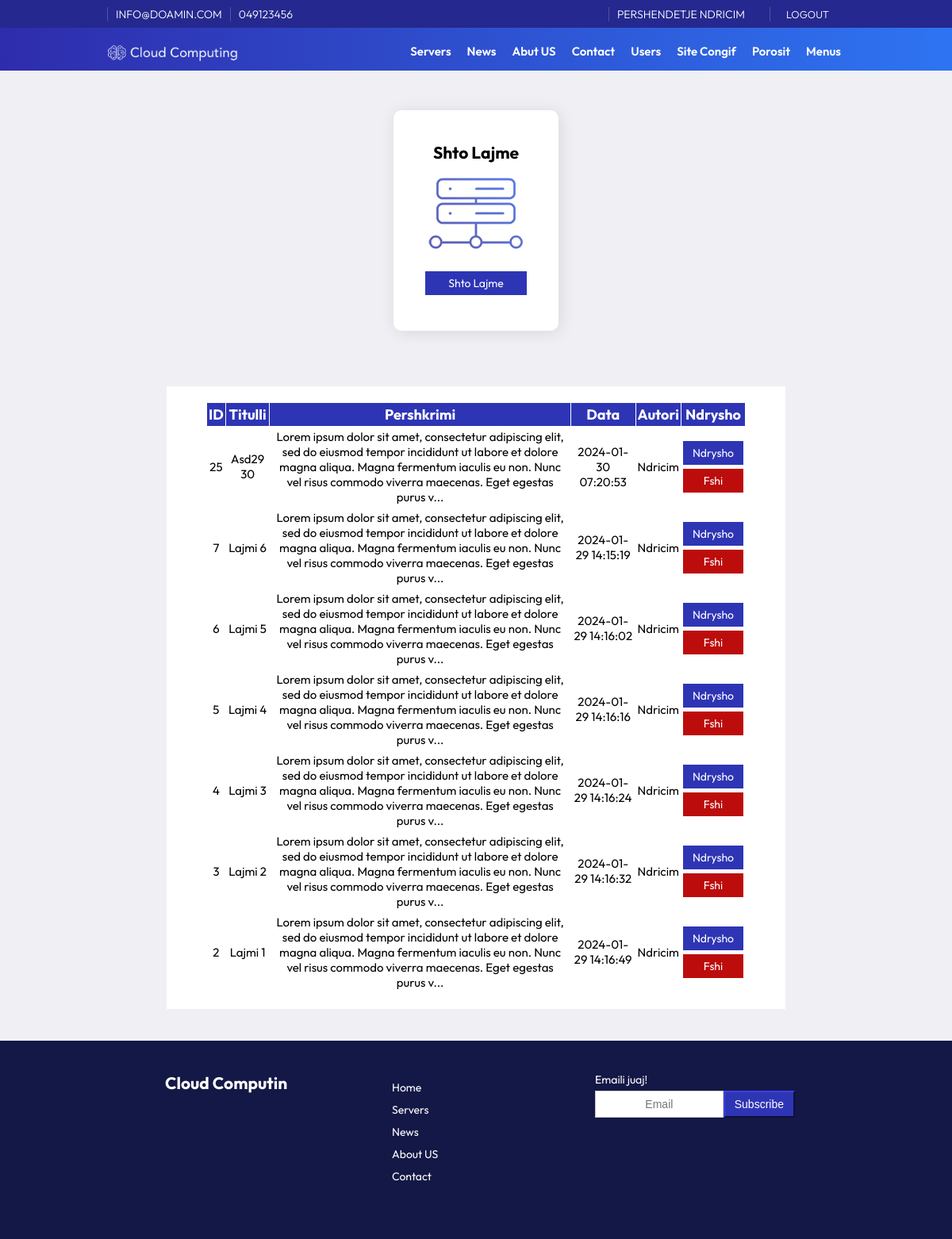
Page /admin/news.php (signed in) on the committed database.
### tables this page shows
CREATE TABLE `configs` (
  `id` int(11) NOT NULL,
  `emri` varchar(255) NOT NULL,
  `vlera` text NOT NULL
);

CREATE TABLE `users` (
  `id` int(11) NOT NULL,
  `emri` varchar(255) NOT NULL,
  `mbiemri` varchar(255) NOT NULL,
  `username` varchar(255) NOT NULL,
  `password` varchar(255) NOT NULL,
  `email` varchar(255) NOT NULL,
  `role` varchar(50) NOT NULL,
  `kycja` text NOT NULL
);

CREATE TABLE `news` (
  `id` int(11) NOT NULL,
  `Titulli` varchar(255) NOT NULL,
  `Pershkrimi` text DEFAULT NULL,
  `foto` varchar(255) NOT NULL,
  `Data` timestamp NOT NULL DEFAULT current_timestamp() ON UPDATE current_timestamp(),
  `autori` varchar(255) NOT NULL
);

CREATE TABLE `menu` (
  `id` int(11) NOT NULL,
  `Emri` varchar(255) NOT NULL,
  `vlera` varchar(255) NOT NULL,
  `renditja` int(11) NOT NULL,
  `autori` varchar(255) NOT NULL,
  `Data` datetime NOT NULL DEFAULT current_timestamp() ON UPDATE current_timestamp()
);

### assets/config/config.php (called while the page is built, shortened)
<?php
class Database {
    private $host = "localhost";
    private $username = "root";
    private $password = "";
    private $database = "CloudComputing";
    public function __construct() {
        $this->conn = new mysqli($this->host, $this->username, $this->password, $this->database);
    }
}
?>

### assets/config/functions.php (called while the page is built, shortened)
<?php
include_once 'config.php';
$db = new Database();
class SiteConfigs {
    private $db;
    public function __construct($db) {
        $this->db = $db;
    }
    public function readConfig($emri) {
        $defaultValue = 'Not Available';
        $query = "SELECT vlera FROM configs WHERE emri = '$emri' LIMIT 1";
        $result = $this->db->conn->query($query);
        if ($result->num_rows > 0) {
            $configs = $result->fetch_assoc();
            return $configs['vlera'];
        }
        return $defaultValue;
    }
}
$configs = new SiteConfigs($db);
?>

### assets/config/user.php (called while the page is built, shortened)
<?php
class User {
    private $db;
    public function __construct($db) {
        $this->db = $db;
    }
    public function checkUserRole($id) {
        $query = "SELECT role FROM users WHERE id = $id";
        $result = $this->db->conn->query($query);
        if ($result->num_rows > 0) {
            $user = $result->fetch_assoc();
            return $user['role'];
        }
        return false;
    }
        public function readEmri($emri, $id) {
            $query = "SELECT $emri FROM users WHERE id = $id";
            $result = $this->db->conn->query($query);
            if ($result->num_rows > 0) {
                $user = $result->fetch_assoc();
                return $user[$emri];
            }
            return false;
        }
}
?>

### assets/config/news.php (called while the page is built, shortened)
<?php
class News {
    private $db;
    public function __construct($db) {
        $this->db = $db;
    }
    public function readAllNews() {
        $query = "SELECT * FROM news ORDER BY id DESC";
        $result = $this->db->conn->query($query);
        return $result->fetch_all(MYSQLI_ASSOC);
    }
}
?>

### assets/config/menu.php (called while the page is built, shortened)
<?php
class Menu {
    private $db;
    public function __construct($db) {
        $this->db = $db;
    }
    public function readAllMenu() {
        $query = "SELECT * FROM menu ORDER BY renditja ASC";
        $result = $this->db->conn->query($query);
        return $result->fetch_all(MYSQLI_ASSOC);
    }
}
?>

### admin/news.php (the view, shortened to what this page needs)
<?php
include_once '../assets/config/config.php';
include_once '../assets/config/functions.php';
include_once '../assets/config/News.php';
include_once '../assets/config/menu.php';
include_once '../assets/config/user.php';
$db = new Database();
$news = new News($db);
$allNews = $news->readAllNews();
?>
<!DOCTYPE html>
<html lang="en">
<head>
    <link rel="stylesheet" href="../assets/css/style.css">
    <link rel="stylesheet" href="https://cdnjs.cloudflare.com/ajax/libs/font-awesome/4.7.0/css/font-awesome.min.css">
</head>
<body>
    <div class="container front-page">
        <?php include "header.php" ?>
        <div class="feature">
            <div class="featurediv width65">
                <div class="featureitem">
                <h2>Shto Lajme</h2>
                    <img src="../assets/imgs/icon1.png" alt="">
                    <a class="btn btn-block btn-mir" href="news_post.php">Shto Lajme</a>
                </div>
            </div>
        </div>
        <div class="articels width65">
            <div class="table-wrapper">
                <table class="serverat">
                    <thead>
                        <tr>
                            <th>ID</th>
                            <th>Titulli</th>
                            <th>Pershkrimi</th>
                            <th>Data</th>
                            <th>Autori</th>
                            <th>Ndrysho</th>
                        </tr>
                    </thead>
                    <tbody>
                        <?php foreach ($allNews as $news): ?>
                        <tr>
                            <td><?php echo $news['id']; ?></td>
                            <td><?php echo $news['Titulli']; ?></td>
                            <td><?php echo mb_strimwidth($news['Pershkrimi'], 0, 220, '...');  ?></td>
                            <td><?php echo $news['Data']; ?></td>
                            <td><?php echo $news['autori']; ?></td>
                            <td>
                                <a class="btn btn-mir" href="news_update.php?id=<?php echo $news['id']; ?>">Ndrysho</a>
                                <a class="btn btn-keq" href="delete_news.php?id=<?php echo $news['id']; ?>">Fshi</a>
                            </td>
                        </tr>
                        <?php endforeach; ?>
                </table>
            </div>
        </div>
        <?php include "../footer.php" ?>
    </div>
</body>
</html>

### admin/header.php (shortened to what this page needs)
<?php
$db = new Database();
$menu = new Menu($db);
$allMenu = $menu->readAllMenu();
if (isset($_SESSION['user_id'])) {
$user = new User($db);
} else {
};
?>
   <header>
            <div class="topnav">
                <div class="container width80">
                    <div class="topnavl">
                        <div class="topbarw">
                            <p><?php echo $configs->readConfig('email');?></p><p><?php echo $configs->readConfig('telefoni');?></p>
                        </div>
                    </div>
                    <div class="topnavr">
                        <div class="topbarw">
                                <?php
                                    if (isset($_SESSION['user_id'])) {
                                        $user_id = $_SESSION['user_id'];
                                        $user_role = $user->checkUserRole($user_id);
                                        $emri = '<p>Pershendetje ' .$user->readEmri('emri',$user_id) .'<p>';
                                        $logout = '<p><a href="' . $configs->readConfig('url') . '/logout.php">Logout</a></p>';
                                        if ($user_role === 'admin') {
                                            echo $emri ;
                                            echo $logout;
                                        } elseif ($user_role === 'user') {
                                            echo $emri ;
                                            echo $logout;
                                        } else {
                                            echo '<p><a href="' . $configs->readConfig('url') . '/login.php">Login</a></p>';
                                            echo '<p><a href="' . $configs->readConfig('url') . '/login.php">Register</a></p>';
                                        }
                                    }else {
                                        echo '<p><a href="' . $configs->readConfig('url') . '/login.php">Login</a></p>';
                                        echo '<p><a href="' . $configs->readConfig('url') . '/login.php">Register</a></p>';
                                    }
                                ?>
                        </div>
                    </div>
                </div>
            </div>
            <div class="width80">
                <div class="logo"><a href="<?php echo $configs->readConfig('url'); ?>"><img src="<?php echo $configs->readConfig('imgurl');?>/logow.png" /></a></div>
                <div class="nav" id="navid">
                    <ul>
                        <?php
                            if (isset($_SESSION['user_id'])) {
                                $user_id = $_SESSION['user_id'];
                                $user_role = $user->checkUserRole($user_id);
                                if ($user_role === 'admin') {
                                echo '<li><a href="'. $configs->readConfig('url').'admin/servers.php">Servers</a></li>
                                <li><a href="'. $configs->readConfig('url').'admin/news.php">News</a></li>
                                <li><a href="'. $configs->readConfig('url').'admin/faqet.php">Abut US</a></li>
                                <li><a href="'. $configs->readConfig('url').'admin/contacts.php">Contact</a></li>
                                <li><a href="'. $configs->readConfig('url').'admin/users.php">Users</a></li>
                                <li><a href="'. $configs->readConfig('url').'admin/siteconfig.php">Site Congif</a></li>
                                <li><a href="'. $configs->readConfig('url').'admin/porosit.php">Porosit</a></li>
                                <li><a href="'. $configs->readConfig('url').'/admin/menu.php">Menus</a></li>
                                <a href="javascript:void(0);" class="icon" onclick="navrespons()">
                                <i class="fa fa-bars"></i>
                            </a>';
                                } else {
                                }
                            }
                        ?>
                    </ul>
                </div>
            </div>
        </header>

### footer.php (shortened to what this page needs)
<footer>
    <div class="footeri width80">
        <div class="footerleft">
            <h2><a href="<?php echo $configs->readConfig('url'); ?>">Cloud Computin</a></h2>
        </div>
        <div class="footercenter">
            <ul>
                <?php foreach ($allMenu as $menu): ?>
                    <li><a href="<?php echo $configs->readConfig('url'); echo $menu['vlera']; ?>"><?php echo $menu['Emri']; ?></a></li>
                <?php endforeach; ?>
            </ul>
        </div>
        <div class="footerright">
            <p>Emaili juaj!</p>
            <div class="subs">
                <input class="form-control btn flex" type="email" placeholder="Email">
                <button class="btn btn-mir flex1">Subscribe</button>
            </div>
        </div>
    </div>
</footer>

### assets/css/style.css (style rules this page uses)
*, *:before, *:after { margin: 0; padding: 0; box-sizing: border-box; --title-font: "Outfit", Helvetica, Arial, sans-serif; --body-font: "Outfit", Helvetica, Arial, sans-serif; }
body, html { font-size: 14px; width: 100%; height: 100%; background: #F0F0F4; }
ul li a, a, body, span, text { font-family: "Outfit", Helvetica, Arial, sans-serif; }
header ul > li { list-style: none; float: left; margin: 10px 10px auto; }
.container { margin: auto; width: 100%; }
.width80 { width: 80%; margin: auto; }
.width65 { width: 65%; margin: auto; }
header { background-image: linear-gradient(to right, #2E2CAC, #2E74F2); color: #fff; }
.topnav { margin: auto; height:35px; background-color: #25288e; padding: 5px 0 5px 0; }
.topnavl { float:left; }
.topnavr { float: right; }
.topbarw { font-size: 13px; display: flex; padding: 4px 15px; font-weight: 300; }
.topnav p { text-transform: uppercase; font-size: 14px; margin: auto; border-left: solid 1px rgba(255, 255, 255, .2); padding: 0 10px 0 10px; }
.topnavr a { text-decoration: none; color: #fff; font-size: 14px; padding: 0 10px 0 10px; }
.topnav span, .topnav a { text-transform: uppercase; font-size: 13px; margin: 5px auto; }
.logo { margin: 10px 0 0 0; }
.logo img { width: 200px; float: left; }
.nav { float: right; margin: 0 10px ; }
.nav li a { text-decoration: none; color: #fff; font-size:15px; font-weight: 600; }
.feature { margin: 50px 0 50px 0; width: 100%; }
.featurediv { display: flex; flex-wrap: nowrap; justify-content: center; }
.featureitem { margin: 0 20px 20px 20px; padding: 40px; background: #ffffff; background-size: auto; overflow: hidden; position: relative; border-radius: 10px; -webkit-border-radius: 10px; -moz-border-radius: 10px; -webkit-box-shadow: 2px 2px 20px 0px rgba(0, 0, 0, 0.1); -moz-box-shadow: 2px 2px 20px 0px rgba(0, 0, 0, 0.1); box-shadow: 2px 2px 20px 0px rgba(0, 0, 0, 0.1); text-align: center; }
.featureitem img { max-width: 128px; max-height: 128px; }
.front-page { width: 100%; }
.articels { display: flex; flex-wrap: wrap; align-content: space-between; margin:auto; padding: 20px 50px 20px 50px; background-color: white; }
.articels a { list-style: none; text-decoration: none; }
.form-control { display: block; width: 100%; height: 34px; padding: 6px 12px; font-size: 14px; border: 1px solid #ccc; }
.btn { font-size: 14px; font-weight: 400; text-align: center; border: 1px solid #000 transparent; padding: 6px 12px; margin: 5px auto 5px auto; box-shadow: none !important; display: block; }
.btn-block { display: block; width: 100%; }
.btn-mir { color: #fff; text-decoration:none; background-color: #2e35b5; border-color: #25298f; }
.btn-keq { color: #fff; text-decoration:none; background-color: #bd0c0c; border-color: #790303; }
footer { height: auto; padding: 20px; background: #141846; margin: 40px 0 0 0; }
footer ul > li, footer a { list-style: none; margin: 10px 10px auto; text-decoration: none; color: #FFF; }
.footeri { display: flex; flex-wrap: wrap; justify-content: space-between; margin:auto; padding: 20px 50px 20px 50px; color: #fff; }
.footerleft, .footercenter, .footerright { width: 33%; flex-grow: 1; padding: 0 12px 0 12px; margin-bottom:30px; }
.subs { display: flex; flex-wrap: wrap; }
.flex { flex: 1; float: left; }
.flex1 { flex: 0; float: left; }
.table-wrapper { width: 100%; overflow-x: auto; }
table.serverat { width: 100%; height: 200px; text-align: center; border-collapse: collapse; }
table.serverat td, table.serverat th { border: 1px solid #FFFFFF; padding: 3px 2px; }
table.serverat tbody td { font-size: 15px; }
table.serverat thead { background: #2E35B5; }
table.serverat thead th { font-size: 18px; font-weight: bold; color: #FFFFFF; text-align: center; }

### rows in the picture
configs: vlera "INFO@DOAMIN.COM"
configs: vlera "049123456"
users: emri "NDRICIM"
configs: vlera (picture)
news: id "25", Titulli "Asd29 30", Pershkrimi "Lorem ipsum dolor sit amet, consectetur adipiscing elit, sed do eiusmod tempor incididunt ut labore et dolore magna aliqua. Magna fermentum iaculis eu non. Nunc vel risus commodo viverra maecenas. Eget egestas purus v...", Data "2024-01-30 07:20:53", autori "Ndricim"
news: id "7", Titulli "Lajmi 6", Pershkrimi "Lorem ipsum dolor sit amet, consectetur adipiscing elit, sed do eiusmod tempor incididunt ut labore et dolore magna aliqua. Magna fermentum iaculis eu non. Nunc vel risus commodo viverra maecenas. Eget egestas purus v...", Data "2024-01-29 14:15:19", autori "Ndricim"
news: id "6", Titulli "Lajmi 5", Pershkrimi "Lorem ipsum dolor sit amet, consectetur adipiscing elit, sed do eiusmod tempor incididunt ut labore et dolore magna aliqua. Magna fermentum iaculis eu non. Nunc vel risus commodo viverra maecenas. Eget egestas purus v...", Data "2024-01-29 14:16:02", autori "Ndricim"
news: id "5", Titulli "Lajmi 4", Pershkrimi "Lorem ipsum dolor sit amet, consectetur adipiscing elit, sed do eiusmod tempor incididunt ut labore et dolore magna aliqua. Magna fermentum iaculis eu non. Nunc vel risus commodo viverra maecenas. Eget egestas purus v...", Data "2024-01-29 14:16:16", autori "Ndricim"
news: id "4", Titulli "Lajmi 3", Pershkrimi "Lorem ipsum dolor sit amet, consectetur adipiscing elit, sed do eiusmod tempor incididunt ut labore et dolore magna aliqua. Magna fermentum iaculis eu non. Nunc vel risus commodo viverra maecenas. Eget egestas purus v...", Data "2024-01-29 14:16:24", autori "Ndricim"
news: id "3", Titulli "Lajmi 2", Pershkrimi "Lorem ipsum dolor sit amet, consectetur adipiscing elit, sed do eiusmod tempor incididunt ut labore et dolore magna aliqua. Magna fermentum iaculis eu non. Nunc vel risus commodo viverra maecenas. Eget egestas purus v...", Data "2024-01-29 14:16:32", autori "Ndricim"
news: id "2", Titulli "Lajmi 1", Pershkrimi "Lorem ipsum dolor sit amet, consectetur adipiscing elit, sed do eiusmod tempor incididunt ut labore et dolore magna aliqua. Magna fermentum iaculis eu non. Nunc vel risus commodo viverra maecenas. Eget egestas purus v...", Data "2024-01-29 14:16:49", autori "Ndricim"
menu: Emri "Home"
menu: Emri "Servers"
menu: Emri "News"
menu: Emri "About US"
menu: Emri "Contact"
